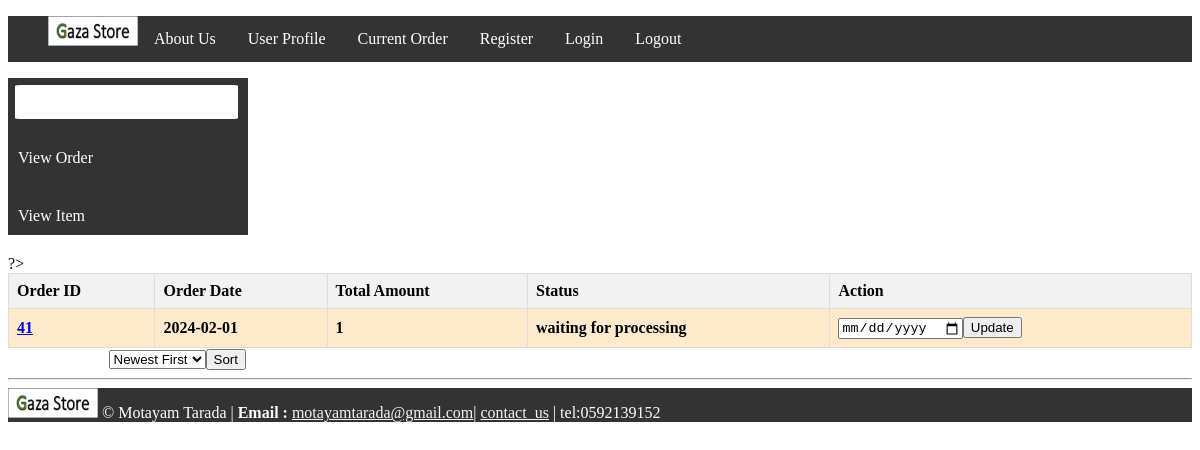
The app's page /View_Order_Cus.php (signed in) with its own data.
### tables this page shows
CREATE TABLE `order` (
  `Order Id` int NOT NULL AUTO_INCREMENT,
  `Customer Id` int NOT NULL,
  `Product Id` int NOT NULL,
  `Quantity` int NOT NULL,
  `Total_amount` double NOT NULL,
  `Order_date` date NOT NULL,
  `Status` varchar(45) NOT NULL,
  PRIMARY KEY (`Order Id`),
  KEY `Customer Id_idx` (`Customer Id`),
  KEY `Product Id_idx` (`Product Id`),
  CONSTRAINT `Customer Id` FOREIGN KEY (`Customer Id`) REFERENCES `customer` (`Customer Id`),
  CONSTRAINT `Product Id` FOREIGN KEY (`Product Id`) REFERENCES `product` (`Product Id`)
);

### View_Order_Cus.php (the view, shortened to what this page needs)
<!DOCTYPE html>
<html lang="en">
<head>
    <link rel="stylesheet" href="view_Order_Cus.css">
</head>
<body>
<?php
include("nav.php");
include("dbconfig.in.php");
try {
    if (isset($_SESSION['username'])) {
        $username = $_SESSION['username'];
        $stmt = $connect->prepare('SELECT `Customer Id` FROM customer WHERE `Name` = ?');
        $stmt->execute([$username]);
        $customerRow = $stmt->fetch(PDO::FETCH_ASSOC);
        if ($customerRow) {
            $customerId = $customerRow['Customer Id'];
            $orderBy = isset($_GET['orderBy']) ? $_GET['orderBy'] : 'DESC';
            $orderStmt = $connect->prepare('SELECT * FROM `order` WHERE  `Customer Id` = ? ORDER BY `Order_date` ' . $orderBy);
            $orderStmt->execute([$customerId]);
            $orderRows = $orderStmt->fetchAll(PDO::FETCH_ASSOC);
            if ($orderRows) {
                echo "<table border='1'>";
                echo "<tr><th>Order ID</th><th>Order Date</th><th>Total Amount</th><th>Status</th><th>Action</th></tr>";
                foreach ($orderRows as $orderRow) {
                    $statusClass = ($orderRow['Status'] == 'waiting for processing') ? 'waiting for processing' : 'shipped';
                    echo "<tr class='$statusClass'>";
                    echo "<td><a href='OrderDetails.php?id=" . $orderRow['Order Id'] . "' target='_blank'>" . $orderRow['Order Id'] . "</a></td>";
                    echo "<td>" . $orderRow['Order_date'] . "</td>";
                    echo "<td>" . $orderRow['Total_amount'] . "</td>";
                    echo "<td>" . $orderRow['Status'] . "</td>";
                    echo "<td>";
                    echo "<form method='POST' action=''>";
                    echo "<input type='date' name='new_order_date'>";
                    echo "<input type='submit' value='Update'>";
                    echo "</form>";
                    echo "</td>";
                    echo "</tr>";
                }
                echo "</table>";
                echo "<form action='' method='GET'>";
                echo "<label>Sort by Date: </label>";
                echo "<select name='orderBy'>";
                echo "<option value='DESC' " . ($orderBy == 'DESC' ? 'selected' : '') . ">Newest First</option>";
                echo "</select>";
                echo "<input type='submit' value='Sort'>";
                echo "</form>";
            } else {
                echo "No items in the order";
            }
        } else {
            echo "Customer ID not found.";
        }
    } else {
        echo "Username not set in the session.";
    }
} catch (PDOException $e) {
    echo "Error: " . $e->getMessage();
}
?>
</body>
</html>

### view_Order_Cus.css (style rules this page uses)
table { border-collapse: collapse; width: 100%; }
th, td { border: 1px solid #dddddd; text-align: left; padding: 8px; }
th { background-color: #f2f2f2; }
tr:nth-child(even) { background-color: #f2f2f2; }
.waiting { font-weight: bold; background-color:#ffebcc !important; }

### headerFooter.css (style rules this page uses)
.navbar { background-color: #333; overflow: hidden; }
.navbar li { float: left; list-style: none; }
.navbar a { display: block; color: #fff; text-align: center; padding: 14px 16px; text-decoration: none; }
img { width: 90px; height: 30px; }
footer img { width: 90px; height: 30px; }
footer { color: white; background-color: #333; overflow: hidden; }
.email,.cont { color: rgb(248, 242, 242); background-color: transparent; }

### nav.css (style rules this page uses)
label { color: #ffffff; font-size: 18px; margin-bottom: 10px; align-self: flex-start; }

### records on screen
order: Order Id "41", Order_date "2024-02-01", Total_amount "1", Status "waiting for processing"
